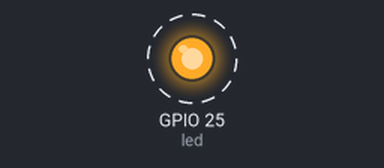
Simulated run of this program. Board: Raspberry Pi (BCM pin numbers). Shown: output pins drawn as LEDs (lit = HIGH). Dashed ring = blinking.

Above: at 0.2 s.
Timing chart, 0 to 3.0 s (numbered marks = the images above):
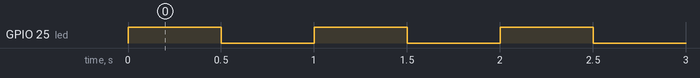

The program:

blink.py
```python
#! /usr/bin/python
#Written By Tom Paulus, @tompaulus, www.tompaulus.com
#For DCC 2013.1

import time
import RPi.GPIO as GPIO

GPIO.setmode(GPIO.BCM)
#use the common numeration,
#also the one found on the Adafruit Cobbler

led = 25
delay = .5
GPIO.setup(led, GPIO.OUT)
#Set 'led' as and Output

while True:
    GPIO.output(led, True)   # led On
    time.sleep(delay)        # wait 'delay' seconds
    GPIO.output(led, False)  # led off
    time.sleep(delay)        # wait another 'delay' seconds
```

Measured:
- by itself, GPIO 25 (led): alternates HIGH for 0.50 s and LOW for 0.50 s
